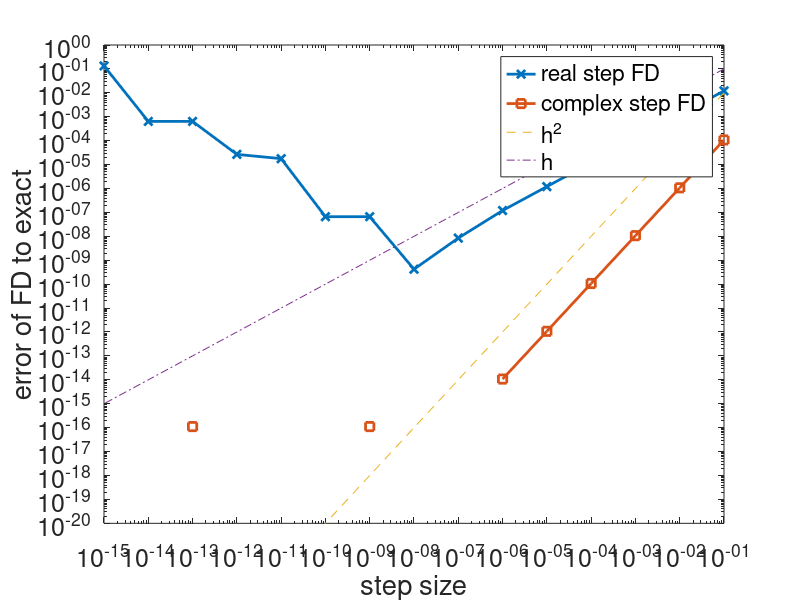

Write MATLAB code to recreate this figure.
% complex method for derivative

f = @(x) log(1+(x-4)^2);
Df = @(x) 1/(1+(x-4)^2)*2*(x-4);
x = 2; Dfp = Df(x);
% real step finite difference
t = 10.^(-1:-1:-15);
rFDp = zeros(size(t));
for m = 1:length(t)
    rFDp(m) = (f(x+t(m))-f(x))/t(m);
end

% complex step finite difference
cFDp = zeros(size(t));
for m = 1:length(t)
    cFDp(m) = imag(f(x+1i*t(m)))/t(m);
end

% plots
loglog(t,abs(rFDp-Dfp),'x-','linewidth',2); hold on;
loglog(t,abs(cFDp-Dfp),'s-','linewidth',2); 
loglog(t,t.^2,'--'); loglog(t,t,'-.'); hold off;
xlabel('step size'); ylabel('error of FD to exact');
%set(gca,'XDir','reverse','FontSize',14);
h = legend('real step FD','complex step FD','h^2','h'); 
set(h,'FontSize',16,'Location','Best','fontsize',18); 
ylim([1e-20,1]);
set(gca,'fontsize',18);
